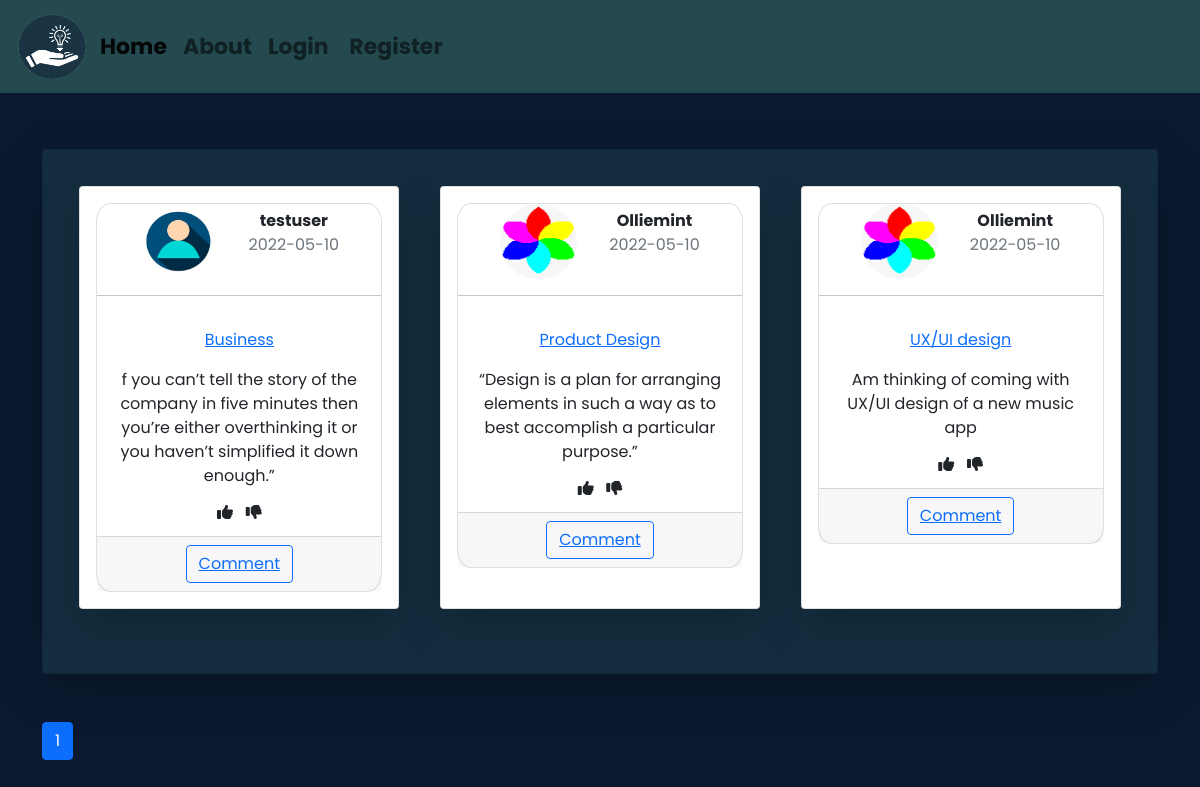
Page /home on the earlier database version.
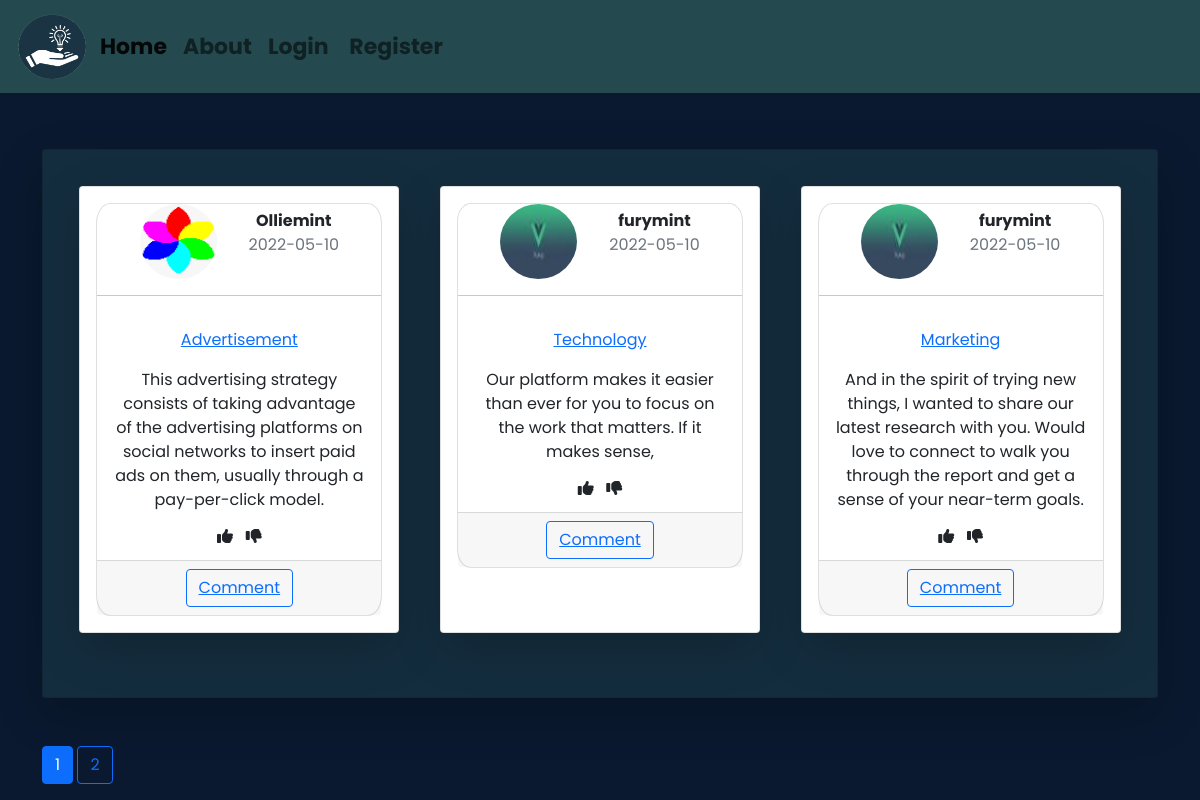
Same page on the later database version.
### app/models.py (models this page shows, shortened)
class Pitch(db.Model):
    id = db.Column(db.Integer,primary_key=True)
    title =db.Column(db.String(100), nullable=False)
    posted = db.Column(db.DateTime,nullable = False, default = datetime.utcnow)
    pitch = db.Column(db.Text, nullable = False)
    user_id = db.Column(db.Integer, db.ForeignKey('user.id'), nullable = False)

class User(db.Model,UserMixin):
    id = db.Column(db.Integer,primary_key=True)
    username =db.Column(db.String(15),unique=True, nullable=False)
    email =db.Column(db.String(100),unique=True, nullable=False)
    avatar =db.Column(db.String(60), nullable=False, default ='default.jpg')
    password =db.Column(db.String(60), nullable=False)
    pitchs = db.relationship('Pitch',backref = 'author', lazy =True)

### app/routes.py (the view)
@app.route('/')
@app.route('/home')
def home():
    page = request.args.get('page',1,type=int)
    pitches = Pitch.query.order_by(Pitch.posted.desc()).paginate(page=page, per_page=3)
    return render_template('home.html',pitches=pitches)

### app/templates/home.html
{%extends 'base.html' %}
{% block content %}
    <div class="card shadow-lg p-3 mb-5 bg-white rounded" id="home">
        <div class="flex">
        {% for pitch in pitches.items %}
        <div class="card shadow-lg p-3 mb-5 bg-white rounded " style="width: 20rem;" id="cards">
            <div class="card text-center">
                <div class="header">
                    <div>
                <img class="rounded-circle" src="{{ url_for('static',filename='profiles/' + pitch.author.avatar) }}" alt="">
            </div>
            <div>
                <ul>
                    <li><strong>{{pitch.author.username}}</strong></li>
                    <li class="text-muted">{{ pitch.posted.strftime('%Y-%m-%d') }}</li>
                </ul>
            </div>
                </div>
                <hr>
                <div class="card-body">
                <p><a href="{{ url_for('pitched',pitch_id =pitch.id) }}">{{pitch.title}}</a></p>
                <p class="card-text">{{pitch.pitch}}</p>
                <div class="vote">
                    <i class="fa-solid fa-thumbs-up"></i>
                    <i class="fa-solid fa-thumbs-down"></i>
                </div>
                </div>
                <div class="card-footer text-muted">
                <button type="submit" class="btn btn-outline-primary"><a href="{{ url_for('comment') }}">Comment</a></button>
                </div>
            </div>
        </div>
        {% endfor %}
    </div>
    </div>
    {% for page_num in pitches.iter_pages()  %}
        {% if page_num %}
            {% if pitches.page == page_num %}
              <a class="btn btn-primary" href="{{ url_for('home', page=page_num) }}">{{ page_num }}</a>
            {% else %}
              <a class="btn btn-outline-primary" href="{{ url_for('home', page=page_num) }}">{{ page_num }}</a>
            {% endif %}
        {% else %}
          ..
        {% endif %}
    {% endfor %}
{% endblock %}

### app/templates/base.html (shortened to what this page needs)
<!DOCTYPE html>
<html lang="en">
<head>
    <link href="https://cdn.jsdelivr.net/npm/bootstrap@5.1.3/dist/css/bootstrap.min.css" rel="stylesheet">
    <link rel="stylesheet" href="{{ url_for('static', filename='css/style.css') }}">
</head>
<body>
  <nav class="navbar navbar-expand-lg navbar-light" style="background-color: #24494F;"">
    <div class="container-fluid">
      <img class="pagelogo" src="../static/assets/1651930619016_1651930610313_p logo.png" alt="">
      <div class="collapse navbar-collapse" id="navbarNavDropdown">
        <ul class="navbar-nav"  id="navlist">
          <li class="nav-item">
            <a class="nav-link active" aria-current="page" href="{{url_for('home')}}">Home</a>
          </li>
          <li class="nav-item">
            <a class="nav-link" href="{{url_for('about')}}">About</a>
          </li>
          <li class="nav-item" id="inlineb">
            {% if current_user.is_authenticated %}
                      <a class="nav-link" href="{{url_for('pitch')}}">New Pitch</a>
                      <a class="nav-link" href="{{url_for('account')}}">Account</a>
                      <a class="nav-link btn btn-primary" href="{{url_for('logout')}}">Logout</a>
                    {% else %}
                      <a class="nav-link" href="{{url_for('login')}}">Login</a>
                      <a class="nav-link" href="{{url_for('register')}}">Register</a>
                    {% endif %}
          </li>
        </ul>
      </div>
    </div>
  </nav>
    <div class="container" >
    {% block content %}
    {% endblock %}
</div>
</body>
</html>

### app/static/css/style.css (style rules this page uses)
* { box-sizing: border-box; font-family: 'Poppins', sans-serif; text-decoration: none; }
html { scroll-behavior: smooth; }
body { background-color: #0A192F; }
#cards { margin: 20px; }
.navbar-nav li { font-weight: 700; font-size: 22px; color: #ffffff !important; }
.vote { display: flex; justify-content: center; gap: 5%; }
#home { margin-top: 5%; background-color: #142D3E !important; }
#home .card { border-radius: 5%; }
#home .flex { display: flex; flex-wrap: wrap; justify-content: space-around; }
.header img { height: 75px; width: 77px; }
.header { display: flex; justify-content: center; align-items: center; }
.header li { list-style: none; }
#inlineb a { display: inline-block; }
.pagelogo { height: 77px; width: 80px; }

Differences in the rows shown:
no longer on this page (row edited): Pitch: avatar (placeholder picture), author.username "testuser", posted "2022-05-10", title "Business", pitch "f you can’t tell the story of the company in five minutes then you’re either overthinking it or you haven’t simplified it down enough.”"
no longer on this page (row unchanged): Pitch: avatar (picture), author.username "Olliemint", posted "2022-05-10", title "Product Design", pitch "“Design is a plan for arranging elements in such a way as to best accomplish a particular purpose.”"
no longer on this page (row unchanged): Pitch: avatar (picture), author.username "Olliemint", posted "2022-05-10", title "UX/UI design", pitch "Am thinking of coming with UX/UI design of a new music app"
added Pitch: avatar (picture), author.username "Olliemint", posted "2022-05-10", title "Advertisement", pitch "This advertising strategy consists of taking advantage of the advertising platforms on social networks to insert paid ads on them, usually through a pay-per-click model."
added Pitch: avatar (picture), author.username "furymint", posted "2022-05-10", title "Technology", pitch "Our platform makes it easier than ever for you to focus on the work that matters. If it makes sense,"
added Pitch: avatar (picture), author.username "furymint", posted "2022-05-10", title "Marketing", pitch "And in the spirit of trying new things, I wanted to share our latest research with you. Would love to connect to walk you through the report and get a sense of your near-term goals."
Other differences:
new list line: "2"
